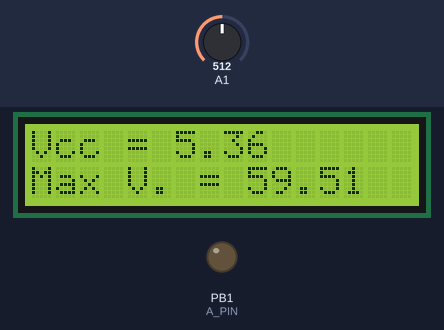
Bench run of a sketch on a simulated ATtiny85, built with avr-gcc and run on an emulated ATtiny85. On the bench: 16×2 character LCD, output pins drawn as LEDs (lit = HIGH). The test bench sets the inputs (shaded band); at power-on: A1 = 512.

Above: at 2.3 s.
At 5.4 s:
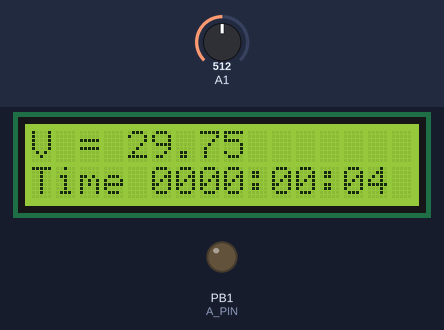
5.5 s: A1 set to 716
At 7.1 s:
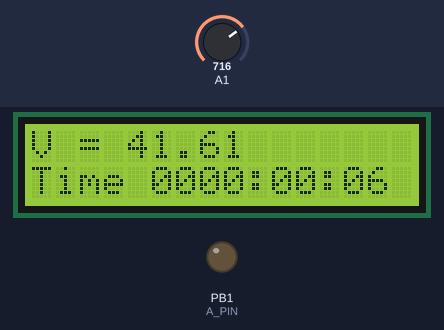
8.5 s: A1 set to 900
At 9.5 s:
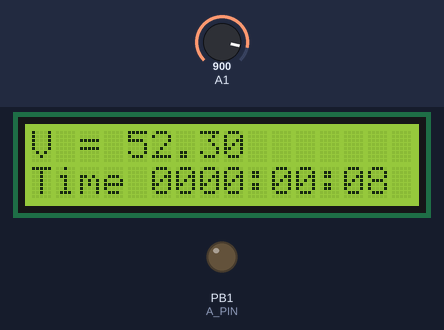
11.3 s: A1 set to 1023
At 12.8 s:
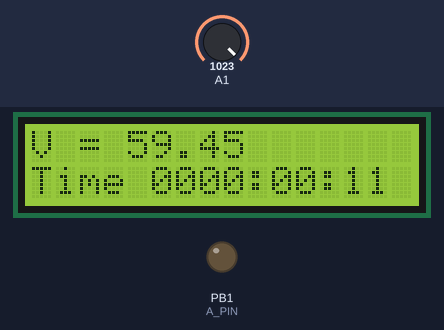
Timing chart, 0 to 14.3 s (numbered marks = the images above; inputs shaded):
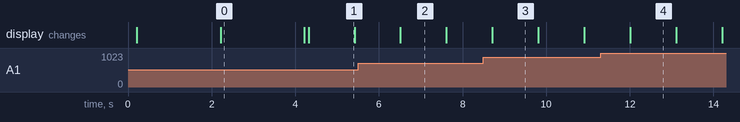

Measured:
- what the display in image 0 shows lasts 2.0 s, from 2.2 s to 4.2 s
- what the display in image 1 shows lasts 1.1 s, from 4.3 s to 5.4 s

The sketch:

true_voltmeter.ino
```cpp
// (licence header left out)
// для отладки через консоль
const byte debug = 0;

#include <LiquidCrystal.h>
LiquidCrystal lcd(8, 9, 4, 5, 6, 7);

// резисторы делителя напряжения
const float r1 = 99700;  // 100K
const float r2 =  9870;  // 10K

// эту константу (typVbg) необходимо откалибровать индивидуально
const float typVbg = 1.179; // 1.0 -- 1.2

float Vcc = 0.0;
float MaxVoltage = 0.0;

#define A_PIN 1
#define COUNT 5

int i;
float curVoltage;
char *stime;


/****************************************************************************
 * Главная программа
 ****************************************************************************/

void setup() {
  if (debug > 1) {
    Serial.begin(9600);
    Serial.println("---");
    delay(1000);
  }

  lcd.begin(16, 2);
  lcd.clear();
  // определение опорного напряжения
  analogReference(DEFAULT);  // DEFAULT INTERNAL использовать Vcc как AREF
  delay(100);
  Vcc = readVcc();
  MaxVoltage = Vcc / (r2 / (r1 + r2));
  analogWrite(A_PIN, 0);

  if (debug > 1) {
    Serial.print("Vcc = ");
    Serial.println(Vcc);
    Serial.print("Max V. = ");
    Serial.println( MaxVoltage );
    Serial.println("---");
  }
  lcd.setCursor(0,0); // col, row
  lcd.print("True Voltmeter");
  lcd.setCursor(0,1); // col, row
  lcd.print("tim4dev.com");

  delay(2000);

  lcd.clear();
  lcd.setCursor(0,0); // col, row
  lcd.print("Vcc = ");
  lcd.print(Vcc);
  lcd.setCursor(0,1); // col, row
  lcd.print("Max V. = ");
  lcd.print(MaxVoltage);

  delay(2000);
  lcd.clear();
}

void loop() {
  Vcc = readVcc();
  stime = TimeToString(millis()/1000);
  // считываем точное напряжение с A0, где будет находиться наш вольтметр с делителем напряжения
  curVoltage = 0.0;
  for (i = 0; i < COUNT; i++) {
      curVoltage = curVoltage + analogRead(A_PIN);
      delay(10);
  }
  curVoltage = curVoltage / COUNT;
  float v  = (curVoltage * Vcc) / 1024.0;
  float v2 = v / (r2 / (r1 + r2));

  lcd.setCursor(0,0); // col, row
  lcd.print("V = ");
  lcd.print(v2);
  lcd.print("      ");

  if (debug > 1) {
    Serial.print("V = ");
    Serial.print(v2);
  }

  lcd.setCursor(0,1); // col, row
  lcd.print("Time ");
  lcd.print(stime);
  lcd.print("      ");

  // clear
  if (debug > 1) Serial.println();
  analogWrite(A_PIN, 0);
  delay(1000);
}


/****************************************************************************
 * Функции
 ****************************************************************************/

float readVcc() {
  byte i;
  float result = 0.0;
  float tmp = 0.0;

  for (i = 0; i < 5; i++) {
    // Read 1.1V reference against AVcc
    // set the reference to Vcc and the measurement to the internal 1.1V reference
    #if defined(__AVR_ATmega32U4__) || defined(__AVR_ATmega1280__) || defined(__AVR_ATmega2560__)
        ADMUX = _BV(REFS0) | _BV(MUX4) | _BV(MUX3) | _BV(MUX2) | _BV(MUX1);
    #elif defined (__AVR_ATtiny24__) || defined(__AVR_ATtiny44__) || defined(__AVR_ATtiny84__)
        ADMUX = _BV(MUX5) | _BV(MUX0);
    #elif defined (__AVR_ATtiny25__) || defined(__AVR_ATtiny45__) || defined(__AVR_ATtiny85__)
        ADMUX = _BV(MUX3) | _BV(MUX2);
    #else
        // works on an Arduino 168 or 328
        ADMUX = _BV(REFS0) | _BV(MUX3) | _BV(MUX2) | _BV(MUX1);
    #endif

    delay(3); // Wait for Vref to settle
    ADCSRA |= _BV(ADSC); // Start conversion
    while (bit_is_set(ADCSRA,ADSC)); // measuring

    uint8_t low  = ADCL; // must read ADCL first - it then locks ADCH
    uint8_t high = ADCH; // unlocks both

    tmp = (high<<8) | low;
    tmp = (typVbg * 1023.0) / tmp;
    result = result + tmp;
    delay(5);
  }

  result = result / 5;
  return result;
}

// t is time in seconds = millis()/1000;
char * TimeToString(unsigned long t)
{
  static char str[12];
  long h = t / 3600;
  t = t % 3600;
  int m = t / 60;
  int s = t % 60;
  sprintf(str, "%04ld:%02d:%02d", h, m, s);
  return str;
}
```
